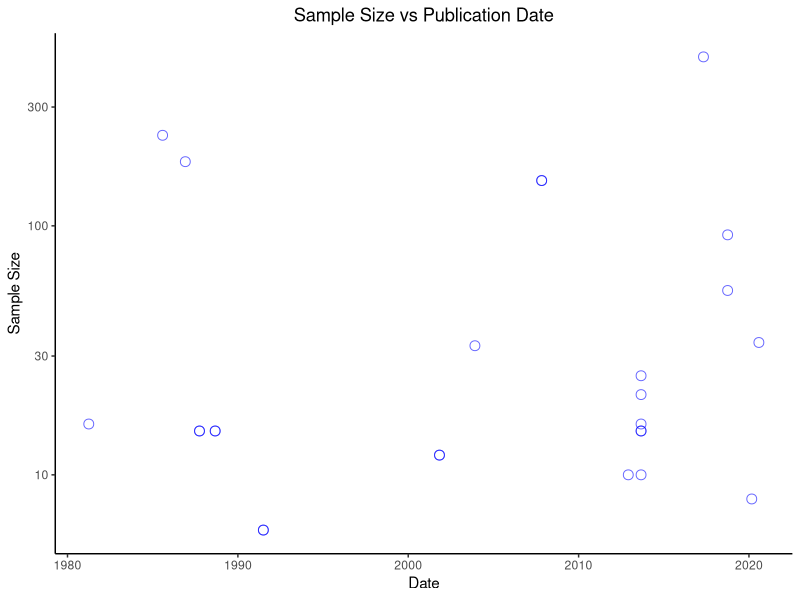

Source code (R):
#Load required packages from library
library(ggplot2)
library(tidyverse)
library(lubridate)
#Load .csv and name fig_b
fig_b <- read.csv("n_vs_date.csv")
#Look at data
head(fig_b)
#format date for R
fig_b$Publication.Date <- ym(fig_b$Publication.Date)
#look at data structure 
str(fig_b)
#Plot data
ggplot(fig_b, aes(x=Publication.Date,y=Sample.Size)) + 
  geom_point(color="blue",pch=21,alpha=0.6,size=3) + 
  labs(title = "Sample Size vs Publication Date",x = "Date",y = "Sample Size") + 
  theme_classic()+theme(plot.title = element_text(hjust=0.5))+
  scale_y_continuous(expand = expansion(mult = c(0, 0.1))) +
  expand_limits(y = 0)+
  scale_y_log10() 


